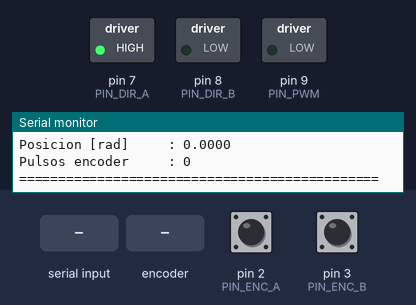
Bench run of a sketch on a simulated Arduino Uno, built with avr-gcc and run on an emulated ATmega328P. Shown: switched loads named in the sketch (green lamp = pin HIGH), the last lines printed to the serial monitor. The inputs (shaded band) are chosen by the test bench; at power-on: pin 2 (PIN_ENC_A) HIGH, pin 3 (PIN_ENC_B) HIGH.

Above: at 1.2 s.
1.3 s: "START\n" received over Serial
2.8 s: rotary encoder on pin 2 (PIN_ENC_A) / pin 3 (PIN_ENC_B) turned 2 steps (second pin leading)
At 4.2 s:
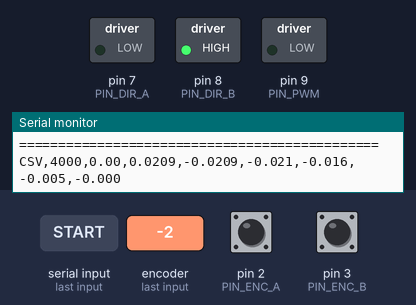
4.7 s: "STOP\n" received over Serial
At 5.6 s:
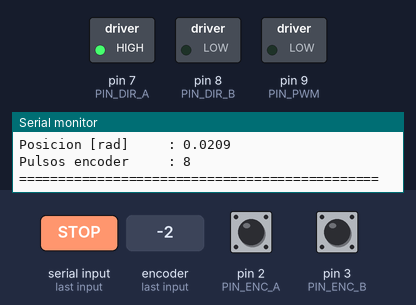
6.2 s: "HELP\n" received over Serial
Timing chart, 0 to 8.7 s (numbered marks = the images above; inputs shaded):
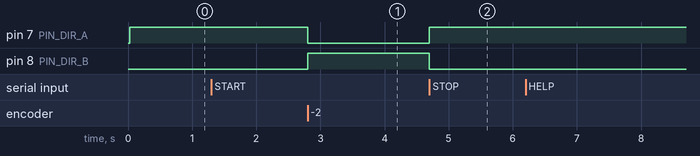

The sketch:

arduino_pid.ino
```cpp
// ============================================================
//  Control PID con Anti-Windup (Back-Calculation)
//  Motor DC + Puente H + Encoder incremental
//  Implementación práctica basada en los capítulos 05/06 del repo
// ============================================================
//
//  CONEXIONES SUGERIDAS (ajustar según tu puente H):
//  ─────────────────────────────────────────────────
//  Puente H (ej: L298N / L293D / BTS7960)
//    ENA / PWM  →  PIN_PWM   (pin PWM, ej: 9)
//    IN1        →  PIN_DIR_A (ej: 7)
//    IN2        →  PIN_DIR_B (ej: 8)
//
//  Encoder incremental (canal A y B)
//    Canal A    →  PIN_ENC_A (2)  ← interrupción
//    Canal B    →  PIN_ENC_B (3)  ← interrupción (opcional para cuadratura)
//
//  Referencia de posición: se ingresa por Serial en grados
// ============================================================

#include <Arduino.h>
#include <ctype.h>
#include <stdlib.h>

// ── Perfil fijo de implementación (hardware 12V) ────────────
// Ts = 1 ms, saturación del actuador = ±12 V.
#define CTRL_TS_US 1000UL
#define CTRL_V_MAX 12.0f

#define CTRL_V_MIN (-CTRL_V_MAX)

// Modo de anti-windup por back-calculation:
// 0: Kaw = Kp/10     (heurística de clase)
// 1: Kaw = sqrt(Ki*Kd)
// 2: Kaw fijo por CTRL_KAW_FIXED
#ifndef CTRL_KAW_MODE
#define CTRL_KAW_MODE 0
#endif

#ifndef CTRL_KAW_FIXED
#define CTRL_KAW_FIXED 0.02f
#endif

// 1: reinicia estados PID al cambiar referencia | 0: mantiene memoria del lazo
#ifndef CTRL_RESET_ON_SETPOINT
#define CTRL_RESET_ON_SETPOINT 0
#endif

// ── Pines ────────────────────────────────────────────────────
const uint8_t PIN_PWM   = 9;
const uint8_t PIN_DIR_A = 7;
const uint8_t PIN_DIR_B = 8;
const uint8_t PIN_ENC_A = 2;   // INT0
const uint8_t PIN_ENC_B = 3;   // INT1

// ── Parámetros del sistema ───────────────────────────────────
const unsigned long TS_US = CTRL_TS_US;   // [us] Ts para planificador temporal
const float Ts = (float)TS_US * 1e-6f;    // [s] período de muestreo

// Caja reductora

const int   PPR          = 600;         // pulsos por revolución del encoder


// Conversión: pulsos → radianes en eje de SALIDA
// (igual que C = [0,0,1/n] en el modelo de espacio de estados)
const float PULSOS_A_RAD = (2.0f * PI) / (float)(PPR * 4);

// ── Parámetros PID ───────────────────────────────────────────
// Obtener de pidtune en MATLAB con la planta discreta sys_planta_z
// y reemplazar aquí:
float Kp   = 0.75f;      // Valor inicial práctico para banco 12V
float Ki   = 0.25f;      // Aumentado para evitar integración excesivamente lenta
float Kd   = 0.02f;      // Derivativo suave para no amplificar cuantización del encoder
float Tf   = 0.02f;      // Filtro derivativo más rápido que el valor didáctico original

// Anti-windup: ganancia de back-calculation
// Se calcula en setup() según CTRL_KAW_MODE (Kp/10, sqrt(Ki*Kd) o fijo).
float Kaw  = 0.0f;

// ── Saturación de tensión ────────────────────────────────────
const float V_MAX = CTRL_V_MAX;
const float V_MIN = CTRL_V_MIN;

// ── Ajustes prácticos del driver L298N ───────────────────────
// Este bloque agrega compensación de no linealidades reales del banco:
// caída del puente H, umbral de arranque, PWM mínimo y anti-stiction.
const float L298N_DROP_V      = 0.5f;   // Caida aproximada medida del puente H
const float UMBRAL_ARRANQUE_V = 2.0f;  // Evita zona muerta excesiva en lazo cerrado
const int   PWM_MIN_ARRANQUE  = 76;     // ~30% de 255 para vencer friccion estatica
const float V_MIN_CONTROL     = 6.0f;   // Asistencia anti-stiction en lazo cerrado
const float ERROR_MIN_MOV_RAD = 0.05f;  // Si error supera esto, forzar esfuerzo mínimo útil

// ── Referencia de posición ───────────────────────────────────
float referencia_rad = 0;   // modificar por Serial

// ── Variables de estado del PID ─────────────────────────────
float ui         = 0.0f;   // acumulador integral
float ud         = 0.0f;   // término derivativo filtrado (estado)
float e_prev     = 0.0f;   // error en k-1
float sat_error_prev = 0.0f;  // error de saturación en k-1

// ── Encoder ─────────────────────────────────────────────────
volatile long pulsos = 0;

#if defined(ARDUINO_ARCH_AVR)
const uint8_t ENC_A_MASK = _BV(PD2); // Pin 2 en ATmega328P
const uint8_t ENC_B_MASK = _BV(PD3); // Pin 3 en ATmega328P
#endif

// ── Temporización ────────────────────────────────────────────
unsigned long t_ultimo = 0;
unsigned long t_telemetria_ms = 0;

// ── Serial no bloqueante ─────────────────────────────────────
char buffer_serial[24];
uint8_t idx_serial = 0;
const unsigned long T_TELEMETRIA_MS = 1000; // 1 Hz
bool control_habilitado = false;
bool cero_realizado = false;

// ── Prototipos ───────────────────────────────────────────────
void   ISR_encoderA();
void   ISR_encoderB();
float  saturar(float val, float vmin, float vmax);
void   aplicarPWM(float voltaje);
void   leerSerialReferencia();
void   resetControlador();
void   procesarLineaSerial(char* linea);
void   evaluarConstantes();
void   actualizarKaw();

// ============================================================
void setup() {
    Serial.begin(115200);

    pinMode(PIN_PWM,   OUTPUT);
    pinMode(PIN_DIR_A, OUTPUT);
    pinMode(PIN_DIR_B, OUTPUT);
    pinMode(PIN_ENC_A, INPUT_PULLUP);
    pinMode(PIN_ENC_B, INPUT_PULLUP);

    attachInterrupt(digitalPinToInterrupt(PIN_ENC_A), ISR_encoderA, CHANGE);
    attachInterrupt(digitalPinToInterrupt(PIN_ENC_B), ISR_encoderB, CHANGE);

    t_ultimo = micros();
    t_telemetria_ms = millis();
    actualizarKaw();

    Serial.println(F("=== PID Motor DC con Anti-Windup ==="));
    Serial.println(F("Perfil fijo: HARDWARE 12V (Ts=1ms, Vsat=+/-12V)"));
    Serial.println(F("1) Coloca eje manualmente en 0"));
    Serial.println(F("2) Envia START para tomar ese cero y habilitar control"));
    Serial.println(F("Comandos: START, STOP, HELP, MOTOR <V>, o referencia en grados (ej: 90)"));
    Serial.println(F("CSV_HEADER,t_ms,ref_deg,pos_rad,error_rad,u_total_v,u_p_v,u_i_v,u_d_v"));
    evaluarConstantes();
}

// ============================================================
void loop() {

    // ── 1. Esperar el período de muestreo exacto ──────────────
    unsigned long ahora = micros();
    if ((unsigned long)(ahora - t_ultimo) < TS_US) {
        leerSerialReferencia();
        return;
    }
    t_ultimo += TS_US;
    if ((unsigned long)(ahora - t_ultimo) > TS_US) {
        // Si hubo sobretiempo grande, resincroniza para evitar deriva acumulada.
        t_ultimo = ahora;
    }

    // ── 2. Leer comandos/referencia por Serial (no bloqueante) ─
    leerSerialReferencia();

    // ── 3. Leer posición actual ────────────────────────────────
    long p;
    noInterrupts();
        p = pulsos;
    interrupts();
    float y = (float)p * PULSOS_A_RAD;   // posición eje salida [rad] , lectura del encoder

    if (!control_habilitado) {
        aplicarPWM(0.0f);

        unsigned long t_ms = millis();
        if ((unsigned long)(t_ms - t_telemetria_ms) >= T_TELEMETRIA_MS) {
            t_telemetria_ms = t_ms;
            Serial.println(F("=============================================="));
            Serial.println(F(" MODO ESPERA: coloca eje en 0 y envia START"));
            Serial.print(F("Posicion [rad]     : "));
            Serial.println(y, 4);
            Serial.print(F("Pulsos encoder     : "));
            Serial.println(p);
            Serial.println(F("=============================================="));
        }
        return;
    }

    // ── 4. Error ───────────────────────────────────────────────
    float error = referencia_rad - y;

    // ── 5. Término Proporcional ────────────────────────────────
    float up = Kp * error;

    // ── 6. Término Derivativo con filtro (Euler hacia atrás) ───
    // Equivalente a: ud(k) = (Tf/(Tf+Ts))*ud(k-1) + (Kd/(Tf+Ts))*(e(k)-e(k-1))
    ud = (Tf / (Tf + Ts)) * ud
       + (Kd / (Tf + Ts)) * (error - e_prev);
    e_prev = error;

    // ── 7. Término Integral con Anti-Windup (Back-Calculation) ─
    // ui(k) = ui(k-1) + Ts * (Ki*e(k) + Kaw*sat_error(k-1))
    ui += Ts * (Ki * error + Kaw * sat_error_prev);

    // Clamping directo del integrador (barrera adicional)
    ui = saturar(ui, V_MIN, V_MAX);

    // ── 8. Señal de control y saturación ──────────────────────
    float v_calc = up + ui + ud;
    float v_sat  = saturar(v_calc, V_MIN, V_MAX);

    // Asistencia práctica: evita quedar "pegado" en fricción estática
    // cuando el error es claro pero el voltaje calculado es insuficiente.
    if (abs(error) > ERROR_MIN_MOV_RAD && abs(v_sat) < V_MIN_CONTROL) {
        float signo = (v_sat != 0.0f) ? v_sat : error;
        v_sat = (signo >= 0.0f) ? V_MIN_CONTROL : -V_MIN_CONTROL;
    }

    // Error de saturación para el próximo ciclo (back-calculation)
    sat_error_prev = v_sat - v_calc;

    // ── 9. Aplicar al puente H ─────────────────────────────────
    aplicarPWM(v_sat);

    // ── 10. Panel de depuración + salida CSV ───────────────────
    unsigned long t_ms = millis();
    if ((unsigned long)(t_ms - t_telemetria_ms) >= T_TELEMETRIA_MS) {
        t_telemetria_ms = t_ms;

        Serial.println(F("=============================================="));
        Serial.println(F("           DEBUG PID MOTOR DC"));
        Serial.println(F("=============================================="));

        Serial.print(F("Ref [deg]          : "));
        Serial.println(referencia_rad * (180.0f / PI), 2);

        Serial.print(F("Posicion [rad]     : "));
        Serial.println(y, 4);

        Serial.print(F("Pulsos encoder     : "));
        Serial.println(p);

        Serial.print(F("Error [rad]        : "));
        Serial.println(error, 4);

        Serial.println(F("----------------------------------------------"));
        Serial.print(F("Esfuerzo total [V] : "));
        Serial.println(v_sat, 3);

        Serial.print(F("P [V]              : "));
        Serial.println(up, 3);

        Serial.print(F("I [V]              : "));
        Serial.println(ui, 3);

        Serial.print(F("D [V]              : "));
        Serial.println(ud, 3);

        Serial.println(F("=============================================="));

        // Salida CSV para logging en PC.
        Serial.print(F("CSV,"));
        Serial.print(t_ms); Serial.print(',');
        Serial.print(referencia_rad * (180.0f / PI), 2); Serial.print(',');
        Serial.print(y, 4); Serial.print(',');
        Serial.print(error, 4); Serial.print(',');
        Serial.print(v_sat, 3); Serial.print(',');
        Serial.print(up, 3); Serial.print(',');
        Serial.print(ui, 3); Serial.print(',');
        Serial.println(ud, 3);
    }
}

// ============================================================
//  Aplica voltaje [V_MIN, V_MAX] al puente H vía PWM
//  Mapea ±V_MAX → 0–255 en duty cycle con control de dirección.
//  Incluye compensación práctica de caída y umbral de arranque.
// ============================================================
void aplicarPWM(float voltaje) {
    float v_abs = abs(voltaje);
    int pwm_val = 0;

    if (v_abs >= UMBRAL_ARRANQUE_V) {
        // Compensa caida del L298N y garantiza un duty minimo de arranque.
        float v_comp = v_abs + L298N_DROP_V;
        v_comp = constrain(v_comp, 0.0f, V_MAX);

        pwm_val = (int)(v_comp / V_MAX * 255.0f);
        if (pwm_val > 0 && pwm_val < PWM_MIN_ARRANQUE) {
            pwm_val = PWM_MIN_ARRANQUE;
        }
        pwm_val = constrain(pwm_val, 0, 255);
    }

    if (voltaje >= 0.0f) {
        digitalWrite(PIN_DIR_A, HIGH);
        digitalWrite(PIN_DIR_B, LOW);
    } else {
        digitalWrite(PIN_DIR_A, LOW);
        digitalWrite(PIN_DIR_B, HIGH);
    }
    analogWrite(PIN_PWM, pwm_val);
}

// ============================================================
//  Lee comandos/referencia desde Serial (no bloqueante)
//  Comandos: START, STOP, HELP, MOTOR <V>, o referencia en grados
//  Ejemplos: "START", "MOTOR 6", "90"
// ============================================================
void leerSerialReferencia() {
    while (Serial.available() > 0) {
        char c = (char)Serial.read();

        if (c == '\r') continue;

        if (c == '\n') {
            if (idx_serial > 0) {
                buffer_serial[idx_serial] = '\0';
                procesarLineaSerial(buffer_serial);
            }
            idx_serial = 0;
            continue;
        }

        if (idx_serial < sizeof(buffer_serial) - 1) {
            buffer_serial[idx_serial++] = c;
        }
    }
}

void resetControlador() {
    ui = 0.0f;
    ud = 0.0f;
    e_prev = 0.0f;
    sat_error_prev = 0.0f;
}

void procesarLineaSerial(char* linea) {
    while (*linea != '\0' && isspace(*linea)) linea++;
    if (*linea == '\0') return;

    char* fin = linea + strlen(linea) - 1;
    while (fin > linea && isspace(*fin)) {
        *fin = '\0';
        fin--;
    }

    char cmd[24];
    size_t i = 0;
    while (linea[i] != '\0' && i < sizeof(cmd) - 1) {
        cmd[i] = (char)toupper((unsigned char)linea[i]);
        i++;
    }
    cmd[i] = '\0';

    if (strcmp(cmd, "START") == 0) {
        noInterrupts();
        pulsos = 0;
        interrupts();

        referencia_rad = 0.0f;
        resetControlador();
        control_habilitado = true;
        cero_realizado = true;

        Serial.println(F(">> START recibido: cero tomado en posicion actual."));
        Serial.println(F(">> Control habilitado."));
        return;
    }

    if (strcmp(cmd, "STOP") == 0) {
        control_habilitado = false;
        aplicarPWM(0.0f);
        Serial.println(F(">> STOP recibido: control deshabilitado."));
        return;
    }

    if (strcmp(cmd, "HELP") == 0) {
        Serial.println(F("Comandos disponibles:"));
        Serial.println(F("  START -> fija posicion actual como cero y habilita control"));
        Serial.println(F("  STOP  -> deshabilita control y PWM=0"));
        Serial.println(F("  MOTOR <V> -> prueba manual en lazo abierto, ejemplo: MOTOR 6"));
        Serial.println(F("  <num> -> referencia en grados (ej: 30)"));
        return;
    }

    if (strncmp(cmd, "MOTOR ", 6) == 0) {
        char* endptr_motor = nullptr;
        float v_cmd = (float)strtod(linea + 6, &endptr_motor);
        while (endptr_motor != nullptr && *endptr_motor != '\0' && isspace(*endptr_motor)) endptr_motor++;

        if (endptr_motor != (linea + 6) && endptr_motor != nullptr && *endptr_motor == '\0') {
            control_habilitado = false;
            float v_aplicar = saturar(v_cmd, V_MIN, V_MAX);
            aplicarPWM(v_aplicar);

            Serial.print(F(">> MOTOR manual: aplicando "));
            Serial.print(v_aplicar, 2);
            Serial.println(F(" V (control deshabilitado)."));
            return;
        }

        Serial.println(F(">> Formato invalido. Usa: MOTOR <voltaje> (ej: MOTOR 6)"));
        return;
    }

    char* endptr = nullptr;
    float nueva_deg = (float)strtod(linea, &endptr);
    while (endptr != nullptr && *endptr != '\0' && isspace(*endptr)) endptr++;

    if (endptr != linea && endptr != nullptr && *endptr == '\0') {
        if (!control_habilitado) {
            Serial.println(F(">> Control en espera. Envia START tras ubicar el eje en cero."));
            return;
        }

        referencia_rad = nueva_deg * (PI / 180.0f);
    #if CTRL_RESET_ON_SETPOINT
        resetControlador();
    #endif

        Serial.print(F(">> Nueva referencia: "));
        Serial.print(nueva_deg, 2);
        Serial.print(F(" deg ("));
        Serial.print(referencia_rad, 4);
        Serial.println(F(" rad)"));
        return;
    }

    Serial.println(F(">> Entrada no valida. Envia HELP para ver comandos."));
}

void actualizarKaw() {
#if CTRL_KAW_MODE == 0
    Kaw = Kp / 10.0f;
#elif CTRL_KAW_MODE == 1
    float prod = Ki * Kd;
    Kaw = (prod > 0.0f) ? sqrt(prod) : 0.0f;
#else
    Kaw = CTRL_KAW_FIXED;
#endif
}

void evaluarConstantes() {
    bool advertencia = false;

    Serial.print(F("[CFG] Ts_us="));
    Serial.print(TS_US);
    Serial.print(F(" | Vsat=["));
    Serial.print(V_MIN, 1);
    Serial.print(F(", "));
    Serial.print(V_MAX, 1);
    Serial.print(F("] | Kaw="));
    Serial.println(Kaw, 5);

    if ((Kp < 0.0f) || (Ki < 0.0f) || (Kd < 0.0f) || (Tf <= 0.0f) || (Kaw < 0.0f)) {
        Serial.println(F("[WARN] PID: hay constantes negativas o Tf <= 0."));
        advertencia = true;
    }

    if (abs((long)(Ts * 1e6f) - (long)TS_US) > 2) {
        Serial.println(F("[WARN] Ts y TS_US no coinciden. Revisar temporizacion."));
        advertencia = true;
    }

    if ((L298N_DROP_V < 0.3f) || (L298N_DROP_V > 3.0f)) {
        Serial.println(F("[WARN] L298N_DROP_V fuera de rango tipico (0.3 a 3.0 V)."));
        advertencia = true;
    }

    if ((PWM_MIN_ARRANQUE < 20) || (PWM_MIN_ARRANQUE > 180)) {
        Serial.println(F("[WARN] PWM_MIN_ARRANQUE fuera de rango esperado (20 a 180)."));
        advertencia = true;
    }

    if (UMBRAL_ARRANQUE_V > (0.2f * V_MAX)) {
        Serial.println(F("[WARN] UMBRAL_ARRANQUE_V alto: puede bloquear movimiento fino."));
        advertencia = true;
    }

    if ((Ki * Ts) < 1e-6f) {
        Serial.println(F("[WARN] Ki*Ts muy pequeno: accion integral puede ser lenta."));
        advertencia = true;
    }

    if (!advertencia) {
        Serial.println(F("[OK] Evaluacion de constantes sin alertas criticas."));
    }
}

// ============================================================
//  Saturación genérica
// ============================================================
float saturar(float val, float vmin, float vmax) {
    if (val > vmax) return vmax;
    if (val < vmin) return vmin;
    return val;
}

// ============================================================
//  ISRs del encoder en cuadratura
// ============================================================
void ISR_encoderA() {
    #if defined(ARDUINO_ARCH_AVR)
    uint8_t portd = PIND;
    bool a = (portd & ENC_A_MASK) != 0;
    bool b = (portd & ENC_B_MASK) != 0;
    #else
    bool a = digitalRead(PIN_ENC_A);
    bool b = digitalRead(PIN_ENC_B);
    #endif
    pulsos += (a == b) ? +1 : -1;
}

void ISR_encoderB() {
    #if defined(ARDUINO_ARCH_AVR)
    uint8_t portd = PIND;
    bool a = (portd & ENC_A_MASK) != 0;
    bool b = (portd & ENC_B_MASK) != 0;
    #else
    bool a = digitalRead(PIN_ENC_A);
    bool b = digitalRead(PIN_ENC_B);
    #endif
    pulsos += (a != b) ? +1 : -1;
}
```

Measured:
- after the input at 2.8 s, pin 7 (PIN_DIR_A): HIGH → LOW at once; pin 8 (PIN_DIR_B): LOW → HIGH at once
- after the input at 4.7 s, pin 7 (PIN_DIR_A): LOW → HIGH at once; pin 8 (PIN_DIR_B): HIGH → LOW at once
